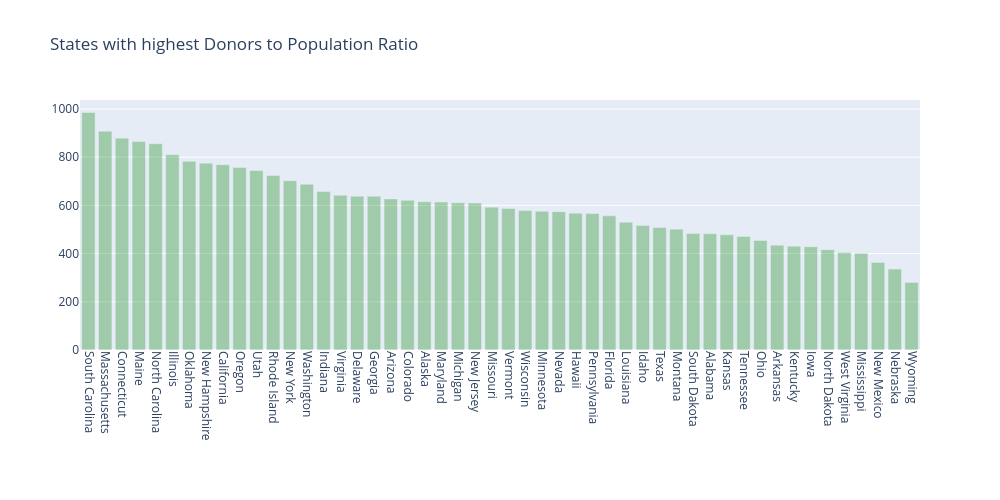

The notebook cell saved with this chart:
### Markdown cell above
## 2.3 Estados con la mayor proporción de donantes por población

### Code cell
import operator
import plotly.graph_objs as go
from plotly.offline import iplot

# 1. Datos del censo
census_2013 = {
    'Mississippi': 2991207, 'Iowa': 3090416, 'Oklahoma': 3850568, 'Delaware': 925749, 
    'Minnesota': 5420380, 'Alaska': 735132, 'Illinois': 12882135, 'Arkansas': 2959373, 
    'New Mexico': 2085287, 'Indiana': 6570902, 'Maryland': 5928814, 'Louisiana': 4625470, 
    'Texas': 26448193, 'Wyoming': 582658, 'Arizona': 6626624, 'Wisconsin': 5742713, 
    'Michigan': 9895622, 'Kansas': 2893957, 'Utah': 2900872, 'Virginia': 8260405, 
    'Oregon': 3930065, 'Connecticut': 3596080, 'New York': 19651127, 'California': 38332521, 
    'Massachusetts': 6692824, 'West Virginia': 1854304, 'South Carolina': 4774839, 
    'New Hampshire': 1323459, 'Vermont': 626630, 'Georgia': 9992167, 'North Dakota': 723393, 
    'Pennsylvania': 12773801, 'Florida': 19552860, 'Hawaii': 1404054, 'Kentucky': 4395295, 
    'Rhode Island': 1051511, 'Nebraska': 1868516, 'Missouri': 6044171, 'Ohio': 11570808, 
    'Alabama': 4833722, 'South Dakota': 844877, 'Colorado': 5268367, 'Idaho': 1612136, 
    'New Jersey': 8899339, 'Washington': 6971406, 'North Carolina': 9848060, 'Tennessee': 6495978, 
    'Montana': 1015165, 'District of Columbia': 646449, 'Nevada': 2790136, 'Maine': 1328302
}

# 2. Conteo de donantes por estado
donors_from_states = dict(donors_df['Donor State'].value_counts())

# 3. Cálculo de ratios
don_pop = {}
for state, don in donors_from_states.items():
    if state not in census_2013:
        continue
    don_pop[state] = float(don) * 100000 / census_2013[state]

# 4. Ordenar datos de mayor a menor
don_pop = sorted(don_pop.items(), key=operator.itemgetter(1), reverse=True)

# CORRECCIÓN 1: Dejamos el [1:] a propósito para quitar a "District of Columbia" 
# Así el gráfico empieza directamente en South Carolina y Massachusetts, manteniendo la escala original.
xx = [x[0] for x in don_pop][1:]
yy = [x[1] for x in don_pop][1:]

# 5. Configuración del gráfico
trace2 = go.Bar(
    x=xx,
    y=yy,
    name='Donors to Population',
    marker=dict(color='green'),
    opacity=0.3
)

data = [trace2]

layout = go.Layout(
    barmode='group',
    legend=dict(x=-.1, y=1.2),
    
    width=1000,   # Más ancho para que los estados respiren
    height=500,   # Más alto para que las barras tengan mejor escala
    
    margin=dict(b=150), # Margen inferior generoso para los nombres
    xaxis=dict(tickangle=90, automargin=True),
    title='States with highest Donors to Population Ratio'
)

# 6. Inicializar y mostrar gráfico
fig = go.Figure(data=data, layout=layout)
iplot(fig, filename='grouped-bar')

### Figure 1 — Plotly figure (JSON) as saved in the notebook; plotly's stock layout.template omitted (floating-point values rounded to 4 significant figures)
{"data": [{"marker": {"color": "green"}, "name": "Donors to Population", "opacity": 0.3, "type": "bar", "x": ["South Carolina", "Massachusetts", "Connecticut", "Maine", "North Carolina", "Illinois", "Oklahoma", "New Hampshire", "California", "Oregon", "Utah", "Rhode Island", "New York", "Washington", "Indiana", "Virginia", "Delaware", "Georgia", "Arizona", "Colorado", "Alaska", "Maryland", "Michigan", "New Jersey", "Missouri", "Vermont", "Wisconsin", "Minnesota", "Nevada", "Hawaii", "Pennsylvania", "Florida", "Louisiana", "Idaho", "Texas", "Montana", "South Dakota", "Alabama", "Kansas", "Tennessee", "Ohio", "Arkansas", "Kentucky", "Iowa", "North Dakota", "West Virginia", "Mississippi", "New Mexico", "Nebraska", "Wyoming"], "y": [985.2, 907.4, 878.8, 864.7, 855.5, 810.3, 782.6, 775.2, 768.8, 756.8, 744.2, 723.7, 702.0, 688.0, 658.0, 641.9, 638.0, 637.8, 626.7, 620.8, 614.7, 613.5, 610.7, 609.8, 592.6, 586.8, 578.4, 575.3, 574.0, 567.4, 565.8, 556.6, 530.1, 516.7, 508.3, 501.2, 483.4, 482.3, 478.1, 471.1, 454.3, 434.8, 430.7, 428.4, 416.4, 404.3, 401.1, 363.3, 335.7, 280.4]}], "layout": {"barmode": "group", "height": 500, "legend": {"x": -0.1, "y": 1.2}, "margin": {"b": 150}, "title": {"text": "States with highest Donors to Population Ratio"}, "width": 1000, "xaxis": {"automargin": true, "tickangle": 90}}}
